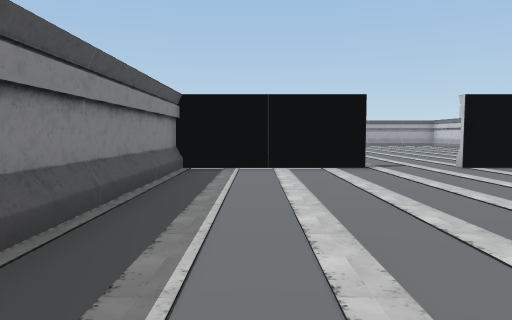
View 1 (above)

12 first-person views from a walk through a scene from a Unity 3-D project. The camera is 1.4 m above the floor, tilts 4° down and sees 70° across. Doors are open. The floor is counted in squares, 2 m on a side. Each view is taken from the middle of a square. On the plan, view 1 faces up. The plan holds only what a view shows up to about 11 squares ahead; the rest is blank. The place goes on beyond the plan. The player is left out. Some animated figures are left out.

View 2
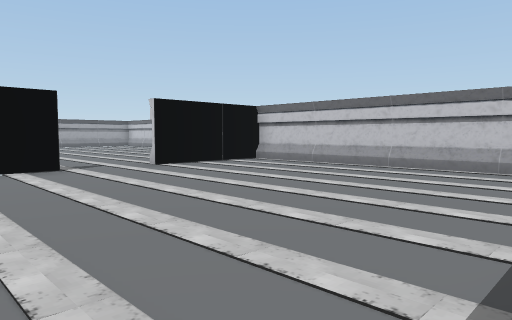

View 3
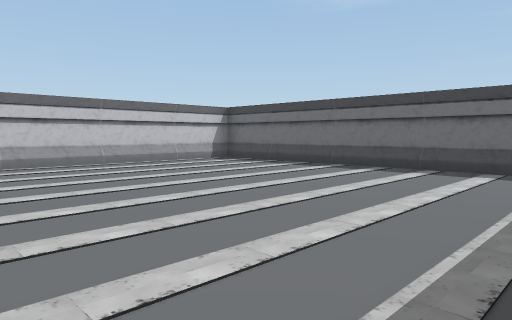

View 4
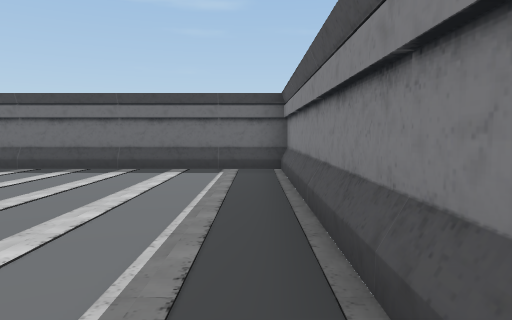

View 5
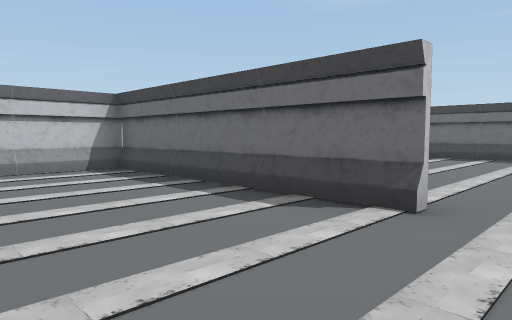

View 6
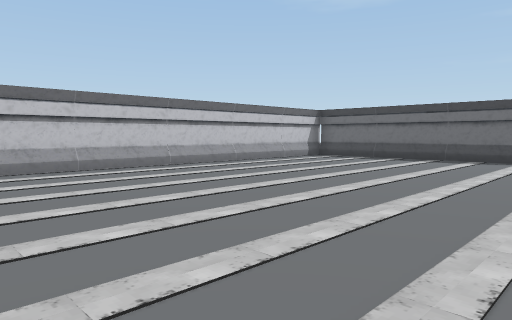

View 7
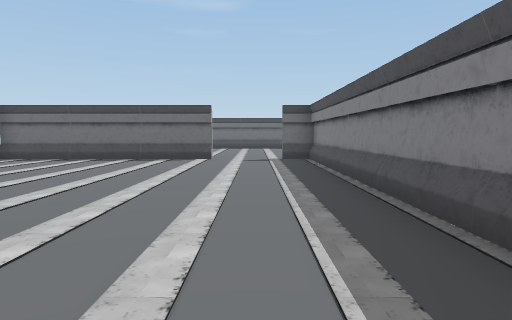

View 8
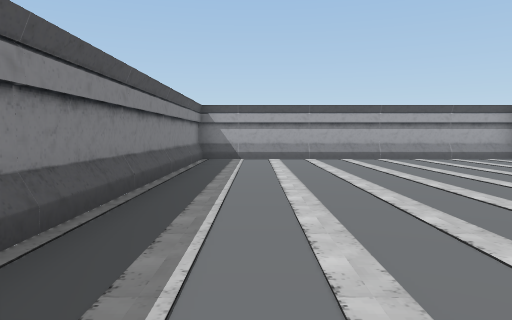

View 9
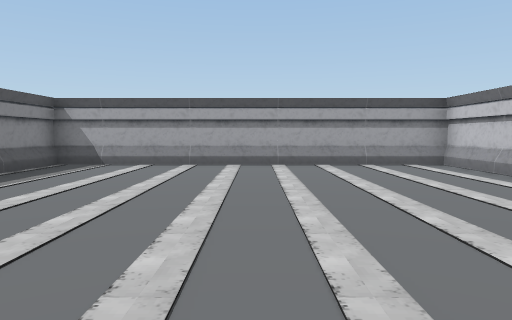

View 10
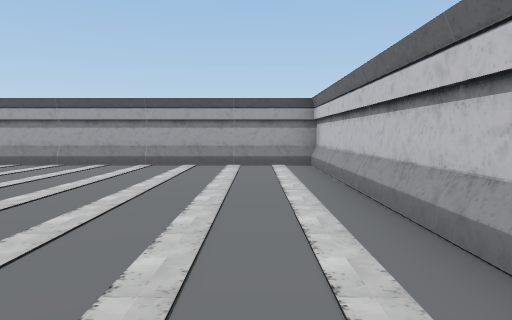

View 11
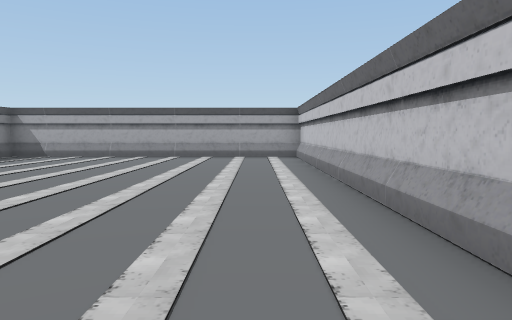

View 12
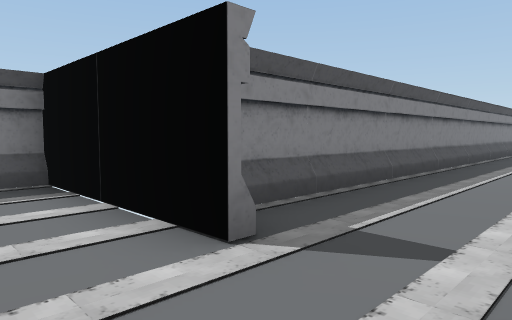

### Floor plan
Points are (right, up) in squares from view 1. A wall is a line through its corners. A room is listed if a view was taken in it or the views show most of it. See-through windows are left out.
Room 1 (views 1, 2, 3, 4, 12)
walls: (2.4, 7.5) (-1.6, 7.5) (-1.6, -0.4) (7.3, -0.4); (7.6, -0.1) (7.6, 7.5) (4.3, 7.5)
ways out: opening at (3.5, 8) to room 2
Room 2 (views 5, 6, 7, 8, 9, 10, 11)
walls: (4.1, 7.6) (10.4, 7.6) (10.4, 21.4) (1.4, 21.4) (1.4, 7.6) (2.3, 7.6)
ways out: opening at (3.5, 8) to room 1

Positions as (right, up) in squares from view 1, and headings:
1: (0, 0), facing up
2: (0, 0), facing up-right
3: (-1, 7), facing down-right
4: (-1, 7), facing down
5: (3, 11), facing down-right
6: (3, 18), facing down-right
7: (3, 18), facing down
8: (3, 11), facing up
9: (6, 13), facing up
10: (9, 13), facing up
11: (9, 10), facing up
12: (4, 6), facing up-left
